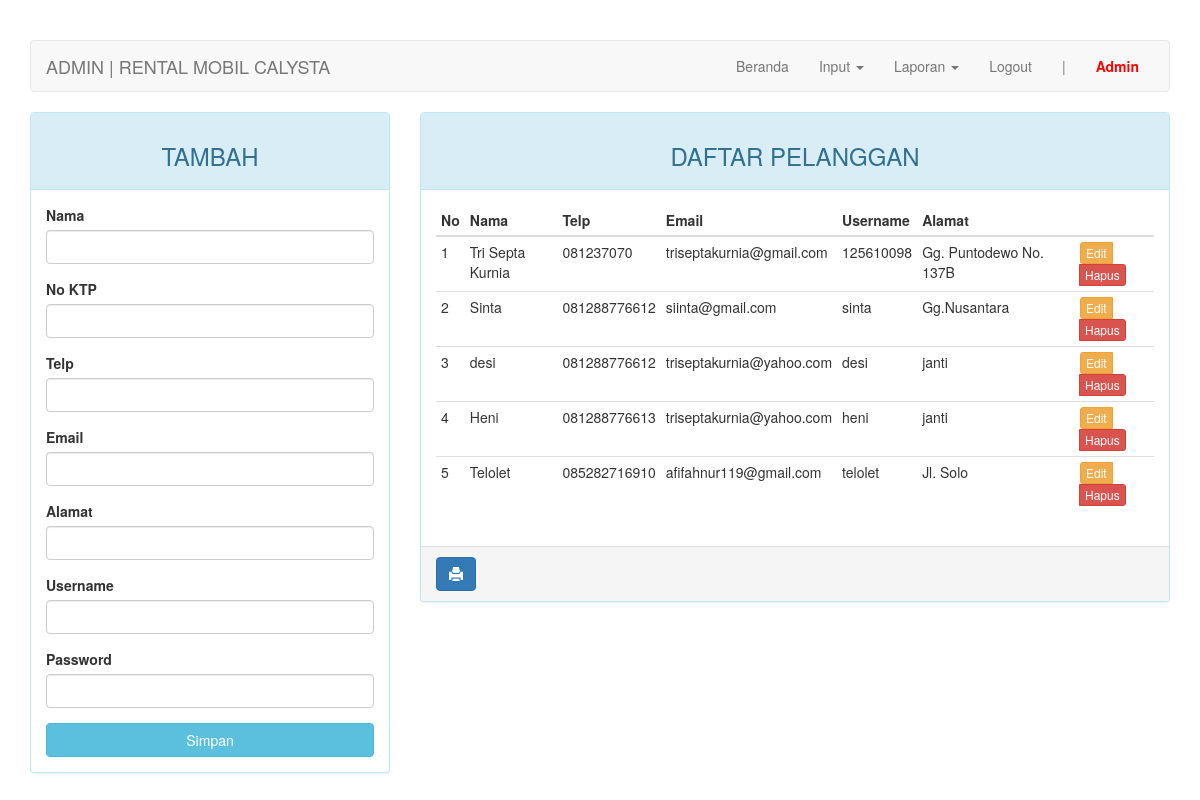
The page /admin/index.php?page=pelanggan (signed in) on the database as committed earlier.
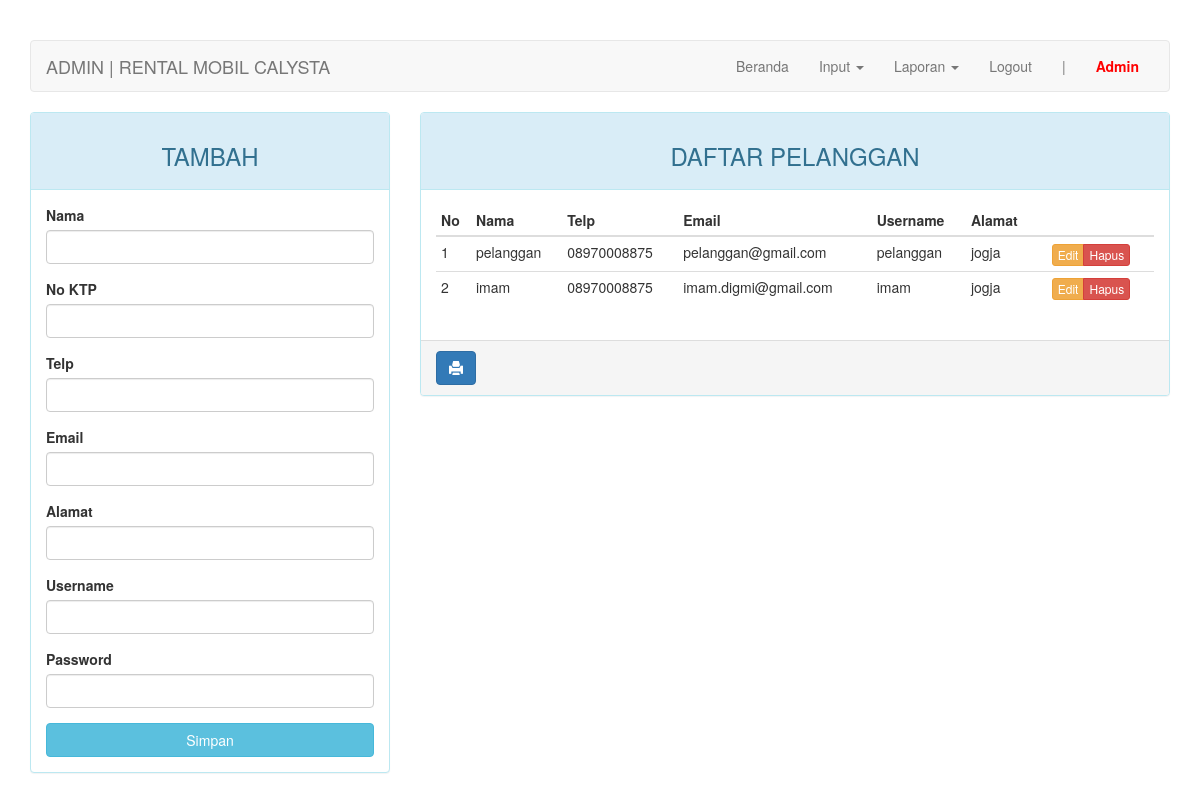
The same page on the database as committed later.
### tables this page shows
CREATE TABLE `pelanggan` (
  `id_pelanggan` int(11) NOT NULL,
  `no_ktp` char(16) NOT NULL,
  `nama` varchar(30) NOT NULL,
  `email` varchar(30) NOT NULL,
  `no_telp` char(12) NOT NULL,
  `alamat` varchar(50) DEFAULT NULL,
  `username` varchar(10) NOT NULL,
  `password` varchar(32) NOT NULL
);

### admin/page/pelanggan.php (the view, shortened to what this page needs)
<?php
$update = (isset($_GET['action']) AND $_GET['action'] == 'update') ? true : false;
?>
<div class="row">
<div class="col-md-4 hidden-print">
	    <div class="panel panel-<?= ($update) ? "warning" : "info" ?>">
	        <div class="panel-heading"><h3 class="text-center"><?= ($update) ? "EDIT" : "TAMBAH" ?></h3></div>
	        <div class="panel-body">
	            <form action="<?=$_SERVER['REQUEST_URI']?>" method="POST">
	                <div class="form-group">
	                    <label for="nama">Nama</label>
	                    <input type="text" name="nama" class="form-control" <?= (!$update) ?: 'value="'.$row["nama"].'"' ?>>
	                </div>
	                <div class="form-group">
	                    <label for="nama">No KTP</label>
	                    <input type="text" name="no_ktp" class="form-control" <?= (!$update) ?: 'value="'.$row["no_ktp"].'"' ?>>
	                </div>
	                <div class="form-group">
	                    <label for="no_telp">Telp</label>
	                    <input type="text" name="no_telp" class="form-control" <?= (!$update) ?: 'value="'.$row["no_telp"].'"' ?>>
	                </div>
	                <div class="form-group">
	                    <label for="email">Email</label>
	                    <input type="text" name="email" class="form-control" <?= (!$update) ?: 'value="'.$row["email"].'"' ?>>
	                </div>
	                <div class="form-group">
	                    <label for="alamat">Alamat</label>
	                    <input type="text" name="alamat" class="form-control" <?= (!$update) ?: 'value="'.$row["alamat"].'"' ?>>
	                </div>
	                <div class="form-group">
	                    <label for="username">Username</label>
	                    <input type="text" name="username" class="form-control" <?= (!$update) ?: 'value="'.$row["username"].'"' ?>>
	                </div>
	                <div class="form-group">
	                    <label for="password">Password</label>
	                    <input type="password" name="password" class="form-control">
	                </div>
	                <button type="submit" class="btn btn-<?= ($update) ? "warning" : "info" ?> btn-block">Simpan</button>
	            </form>
	        </div>
	    </div>
	</div>
	<div class="col-md-8">
	    <div class="panel panel-info">
	        <div class="panel-heading"><h3 class="text-center">DAFTAR PELANGGAN</h3></div>
	        <div class="panel-body">
	            <table class="table table-condensed">
	                <thead>
	                    <tr>
	                        <th>No</th>
	                        <th>Nama</th>
	                        <th>Telp</th>
	                        <th>Email</th>
	                        <th>Username</th>
	                        <th>Alamat</th>
	                        <th></th>
	                        <th class="hidden-print"></th>
	                    </tr>
	                </thead>
	                <tbody>
	                    <?php $no = 1; ?>
	                    <?php if ($query = $connection->query("SELECT * FROM pelanggan")): ?>
	                        <?php while($row = $query->fetch_assoc()): ?>
	                        <tr>
	                            <td><?=$no++?></td>
															<td><?=$row['nama']?></td>
															<td><?=$row['no_telp']?></td>
															<td><?=$row['email']?></td>
															<td><?=$row['username']?></td>
															<td><?=$row['alamat']?></td>
	                            <td>
	                            <td class="hidden-print">
	                                <div class="btn-group">
	                                    <a href="?page=pelanggan&action=update&key=<?=$row['id_pelanggan']?>" class="btn btn-warning btn-xs">Edit</a>
	                                    <a href="?page=pelanggan&action=delete&key=<?=$row['id_pelanggan']?>" class="btn btn-danger btn-xs">Hapus</a>
	                                </div>
	                            </td>
	                        </tr>
	                        <?php endwhile ?>
	                    <?php endif ?>
	                </tbody>
	            </table>
	        </div>
	        	<div class="panel-footer hidden-print">
			        <a onClick="window.print();return false" class="btn btn-primary"><i class="glyphicon glyphicon-print"></i></a>
			    </div>
	    </div>
	</div>
</div>

Rows that differ between the two databases and show on the page:
removed pelanggan: nama "Tri Septa Kurnia", no_telp "081237070", email "triseptakurnia@gmail.com", username "125610098", alamat "Gg. Puntodewo No. 137B"
removed pelanggan: nama "desi", no_telp "081288776612", email "triseptakurnia@yahoo.com", username "desi", alamat "janti"
removed pelanggan: nama "Heni", no_telp "081288776613", email "triseptakurnia@yahoo.com", username "heni", alamat "janti"
removed pelanggan: nama "Telolet", no_telp "085282716910", email "afifahnur119@gmail.com", username "telolet", alamat "Jl. Solo"
changed pelanggan: nama "Sinta" → "pelanggan"; no_telp "081288776612" → "08970008875"; email "siinta@gmail.com" → "pelanggan@gmail.com"; username "sinta" → "pelanggan"; alamat "Gg.Nusantara" → "jogja"
added pelanggan: nama "imam", no_telp "08970008875", email "imam.digmi@gmail.com", username "imam", alamat "jogja"
